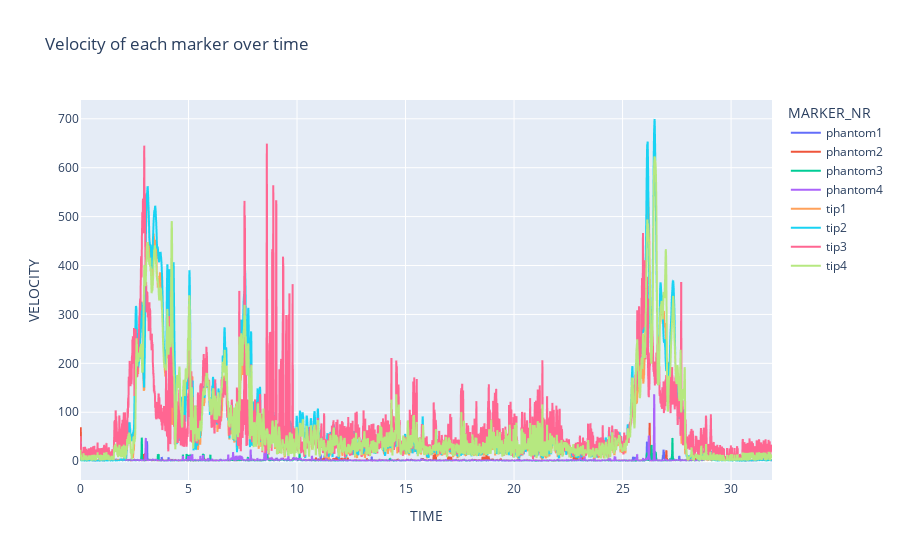

Notebook cell for this chart:
### Code cell
px.line(data, x="TIME", y="VELOCITY", color="MARKER_NR", title="Velocity of each marker over time").show()

### Figure 1 — Plotly figure (JSON) as saved in the notebook; plotly's stock layout.template omitted (floating-point values rounded to 4 significant figures; data arrays with more than 128 entries replaced by an {"elided": "..."} marker saying what was removed)
{"data": [{"hovertemplate": "MARKER_NR=phantom1<br>TIME=%{x}<br>VELOCITY=%{y}<extra></extra>", "legendgroup": "phantom1", "line": {"color": "#636efa", "dash": "solid"}, "marker": {"symbol": "circle"}, "mode": "lines", "name": "phantom1", "showlegend": true, "type": "scattergl", "x": {"elided": "6378 float values"}, "xaxis": "x", "y": {"elided": "6378 float values"}, "yaxis": "y"}, {"hovertemplate": "MARKER_NR=phantom2<br>TIME=%{x}<br>VELOCITY=%{y}<extra></extra>", "legendgroup": "phantom2", "line": {"color": "#EF553B", "dash": "solid"}, "marker": {"symbol": "circle"}, "mode": "lines", "name": "phantom2", "showlegend": true, "type": "scattergl", "x": {"elided": "6378 float values"}, "xaxis": "x", "y": {"elided": "6378 float values"}, "yaxis": "y"}, {"hovertemplate": "MARKER_NR=phantom3<br>TIME=%{x}<br>VELOCITY=%{y}<extra></extra>", "legendgroup": "phantom3", "line": {"color": "#00cc96", "dash": "solid"}, "marker": {"symbol": "circle"}, "mode": "lines", "name": "phantom3", "showlegend": true, "type": "scattergl", "x": {"elided": "6378 float values"}, "xaxis": "x", "y": {"elided": "6378 float values"}, "yaxis": "y"}, {"hovertemplate": "MARKER_NR=phantom4<br>TIME=%{x}<br>VELOCITY=%{y}<extra></extra>", "legendgroup": "phantom4", "line": {"color": "#ab63fa", "dash": "solid"}, "marker": {"symbol": "circle"}, "mode": "lines", "name": "phantom4", "showlegend": true, "type": "scattergl", "x": {"elided": "6378 float values"}, "xaxis": "x", "y": {"elided": "6378 float values"}, "yaxis": "y"}, {"hovertemplate": "MARKER_NR=tip1<br>TIME=%{x}<br>VELOCITY=%{y}<extra></extra>", "legendgroup": "tip1", "line": {"color": "#FFA15A", "dash": "solid"}, "marker": {"symbol": "circle"}, "mode": "lines", "name": "tip1", "showlegend": true, "type": "scattergl", "x": {"elided": "6378 float values"}, "xaxis": "x", "y": {"elided": "6378 float values"}, "yaxis": "y"}, {"hovertemplate": "MARKER_NR=tip2<br>TIME=%{x}<br>VELOCITY=%{y}<extra></extra>", "legendgroup": "tip2", "line": {"color": "#19d3f3", "dash": "solid"}, "marker": {"symbol": "circle"}, "mode": "lines", "name": "tip2", "showlegend": true, "type": "scattergl", "x": {"elided": "6378 float values"}, "xaxis": "x", "y": {"elided": "6378 float values"}, "yaxis": "y"}, {"hovertemplate": "MARKER_NR=tip3<br>TIME=%{x}<br>VELOCITY=%{y}<extra></extra>", "legendgroup": "tip3", "line": {"color": "#FF6692", "dash": "solid"}, "marker": {"symbol": "circle"}, "mode": "lines", "name": "tip3", "showlegend": true, "type": "scattergl", "x": {"elided": "6378 float values"}, "xaxis": "x", "y": {"elided": "6378 float values"}, "yaxis": "y"}, {"hovertemplate": "MARKER_NR=tip4<br>TIME=%{x}<br>VELOCITY=%{y}<extra></extra>", "legendgroup": "tip4", "line": {"color": "#B6E880", "dash": "solid"}, "marker": {"symbol": "circle"}, "mode": "lines", "name": "tip4", "showlegend": true, "type": "scattergl", "x": {"elided": "6378 float values"}, "xaxis": "x", "y": {"elided": "6378 float values"}, "yaxis": "y"}], "layout": {"legend": {"title": {"text": "MARKER_NR"}, "tracegroupgap": 0}, "title": {"text": "Velocity of each marker over time"}, "xaxis": {"anchor": "y", "domain": [0, 1], "title": {"text": "TIME"}}, "yaxis": {"anchor": "x", "domain": [0, 1], "title": {"text": "VELOCITY"}}}}
